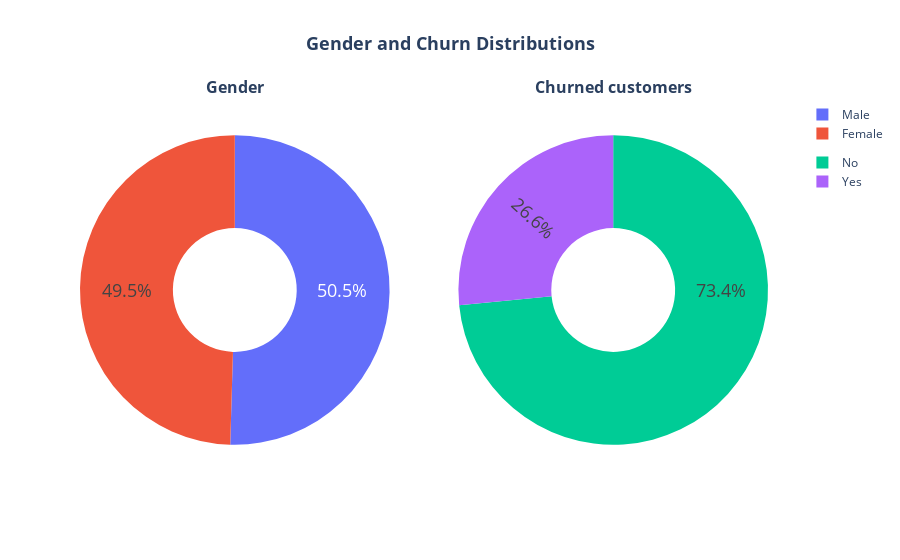

Notebook code cell kept with this figure:
### Code cell
# Haremos nuestro primer diagrama para ver la distribución de churn por género
# Etiquetas
g_labels = df['gender'].value_counts().index
c_labels = df['Churn'].value_counts().index

plot_donut_subplots(
    data_list=[
        {
            "labels": g_labels,
            "values": df['gender'].value_counts(),
            "name": "Gender",
            "colors": ['#636EFA', '#EF553B'],
        },
        {
            "labels": c_labels,
            "values": df['Churn'].value_counts(),
            "name": "Churn",
            "colors": ['#00CC96', '#AB63FA'],
        }
    ],
    rows=1, cols=2,
    title="<b>Gender and Churn Distributions</b>",
    subplot_titles=["<b>Gender</b>", "<b>Churned customers</b>"],
    text_size=18
)

### Figure 1 — Plotly figure (JSON) as saved in the notebook; plotly's stock layout.template omitted (floating-point values rounded to 4 significant figures)
{"data": [{"domain": {"x": [0, 0.45], "y": [0, 1]}, "hole": 0.4, "insidetextorientation": "radial", "labels": ["Male", "Female"], "legendgroup": "group_0", "marker": {"colors": ["#636EFA", "#EF553B"]}, "name": "Gender", "showlegend": true, "textfont": {"size": 18}, "textinfo": "percent", "textposition": "inside", "type": "pie", "values": [3549, 3483]}, {"domain": {"x": [0.55, 1], "y": [0, 1]}, "hole": 0.4, "insidetextorientation": "radial", "labels": ["No", "Yes"], "legendgroup": "group_1", "marker": {"colors": ["#00CC96", "#AB63FA"]}, "name": "Churn", "showlegend": true, "textfont": {"size": 18}, "textinfo": "percent", "textposition": "inside", "type": "pie", "values": [5163, 1869]}], "layout": {"annotations": [{"font": {"size": 16}, "showarrow": false, "text": "<b>Gender</b>", "x": 0.225, "xanchor": "center", "xref": "paper", "y": 1, "yanchor": "bottom", "yref": "paper"}, {"font": {"size": 16}, "showarrow": false, "text": "<b>Churned customers</b>", "x": 0.775, "xanchor": "center", "xref": "paper", "y": 1, "yanchor": "bottom", "yref": "paper"}], "font": {"size": 12}, "legend": {"orientation": "v", "x": 1.05, "y": 1}, "title": {"font": {"size": 18}, "text": "<b>Gender and Churn Distributions</b>", "x": 0.5}}}
